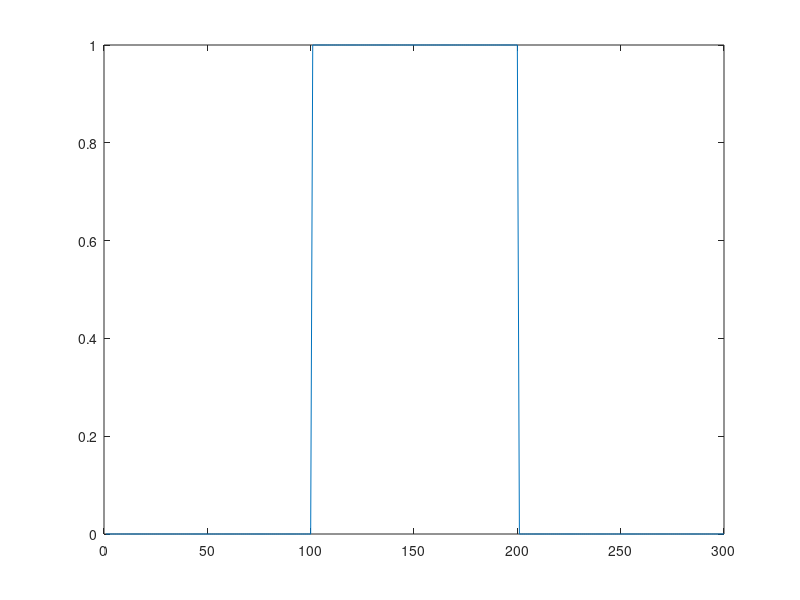

MATLAB code for this plot: (Note: this script raises an error after producing the figure.)
close all;
clear all;

M = 300;

edges = [100, 200, 300] ;
levels = [0,  1 , 0];
idxs = zeros(1, M)  ;
idxs(edges(1: end-1)+1) = 1 ;
g = levels(cumsum(idxs)+1) ;

figure
plot(g)

Fn = LehmerMatrix(M);
[Ln, U] = lu(Fn);
I = eye(M);
D = inv(Ln);
Finv = inv(Fn);

inds = matching_pursuit_2ndD(g', Ln, Finv, 10)
